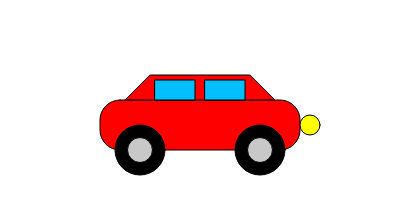
Frame 1 (no input)
Frame 60 (no input): identical to frame 1, image omitted
Frame 120 (the mouse pressed at the canvas centre since frame 60): identical to frame 1, image omitted

The p5.js sketch that drew this single still picture (run headless with seeded random() and noise() and a simulated clock; from frame 60 on, the mouse is pressed at the canvas centre):

// p5.js sketch
// ── sketch.js
function setup() {
  createCanvas(400, 200);
}

function draw() {
  background(255);

  // Car body
  fill(255, 0, 0);
  rect(100, 100, 200, 50, 20);

  // Car roof
  fill(255, 0, 0);
  beginShape();
  vertex(125, 100);
  vertex(275, 100);
  vertex(250, 75);
  vertex(150, 75);
  endShape(CLOSE);

  // Windows
  fill(0, 191, 255);
  rect(155, 80, 40, 20);
  rect(205, 80, 40, 20);

  // Wheels
  fill(0);
  ellipse(140, 150, 50, 50);
  ellipse(260, 150, 50, 50);

  // Wheel hubcaps
  fill(200);
  ellipse(140, 150, 25, 25);
  ellipse(260, 150, 25, 25);

  // Headlights
  fill(255, 255, 0);
  ellipse(310, 125, 20, 20);
}
